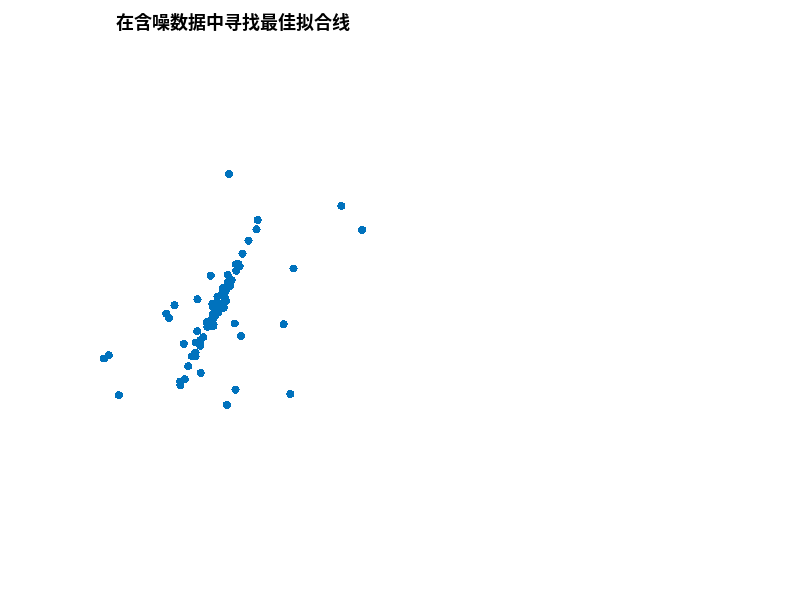

Write MATLAB code to recreate this figure. (Note: this script raises an error after producing the figure.)
% 设置随机种子以保证结果可复现
rng(0);

% 生成一些正态分布的内群点数据
x_inliers = 3 * randn(1, 60);
y_inliers = 2 * x_inliers + randn(1, 60);

% 生成一些离群点数据
x_outliers = 10 * randn(1, 20);
y_outliers = 10 * randn(1, 20);

% 合并数据
x_data = [x_inliers, x_outliers];
y_data = [y_inliers, y_outliers];

% 图像左侧 - 原始数据
figure;
subplot(1, 2, 1);
scatter(x_data, y_data, 'filled');
title('在含噪数据中寻找最佳拟合线', 'fontSize', 13);
xlabel('X', 'fontSize', 13);
ylabel('Y', 'fontSize', 13);
axis off
axis equal;

% 使用 RANSAC 算法来拟合线性模型
data = [x_data', y_data'];
[~, inlierIdx] = ransacfitline(data', 1, 0.5, 1000);

% 获取内群点和离群点
x_inliers = data(inlierIdx, 1);
y_inliers = data(inlierIdx, 2);
x_outliers = data(~inlierIdx, 1);
y_outliers = data(~inlierIdx, 2);

% 使用内群点拟合 RANSAC 线性模型
p_ransac = polyfit(x_inliers, y_inliers, 1);
x_fit = linspace(min(x_data), max(x_data), 100);
y_fit_ransac = polyval(p_ransac, x_fit);

% 使用最小二乘法拟合线性模型
p_ls = polyfit(x_data, y_data, 1);
y_fit_ls = polyval(p_ls, x_fit);

% 图像右侧 - RANSAC 和最小二乘法拟合结果
subplot(1, 2, 2);
hold on;
scatter(x_outliers, y_outliers, 'filled', 'r');
scatter(x_inliers, y_inliers, 'filled', 'b');
plot(x_fit, y_fit_ransac, 'b', 'LineWidth', 2);
plot(x_fit, y_fit_ls, 'g--', 'LineWidth', 2);
title('RANSAC和LS拟合结果', 'fontSize', 13);
xlabel('X', 'fontSize', 13);
ylabel('Y', 'fontSize', 13);
legend({'离群点', '内群点', 'RANSAC拟合线', 'LS拟合线'}, 'Location', 'northwest', 'box', 'off', 'fontSize', 12);
axis equal;
axis off
hold off;

% RANSAC 拟合线性模型函数
function [M, inlierIdx] = ransacfitline(x, t, d, k)
    % RANSAC algorithm for line fitting.
    % x - points
    % t - distance threshold
    % d - number of points required to assert model validity
    % k - max iterations

    n = size(x, 2);
    bestM = [];
    bestInlierIdx = [];
    bestInliers = 0;
    iter = 0;

    while iter < k
        % Randomly select 2 points to fit line
        indices = randperm(n, 2);
        sample = x(:, indices);

        % Fit line
        v = sample(:, 2) - sample(:, 1);
        v = v / norm(v);
        normal = [-v(2), v(1)];

        dists = abs(normal * (x - sample(:, 1)));
        inlierIdx = dists < t;

        % Check if we have the best model so far
        numInliers = sum(inlierIdx);
        if numInliers > bestInliers && numInliers >= d
            bestM = [sample(:, 1), sample(:, 1) + v];
            bestInliers = numInliers;
            bestInlierIdx = inlierIdx;
        end

        iter = iter + 1;
    end

    M = bestM;
    inlierIdx = bestInlierIdx;
end



% % rng(2)
% close all
% num_points = 300; % Number of random points
% xc = 3; % Center x-coordinate
% yc = 5; % Center y-coordinate
% width = 2; % Rectangle width
% height = 2; % Rectangle height
% theta = pi / 6; % Rotation angle (30 degrees)
% 
% X = generate_random_points_in_rotated_rectangle(num_points, xc, yc, width, height, theta);
% 
% % 数据中心化
% X_centered = X - mean(X);
% 
% % 计算协方差矩阵
% C = cov(X_centered);
% 
% % 计算特征值和特征向量
% [V, D] = eig(C);
% 
% % 按特征值降序排序
% [~, order] = sort(diag(D), 'descend');
% V = V(:, order);
% 
% % 投影到主成分上
% X_pca = X_centered * V;
% 
% % 计算投影范围
% range_pc1 = [min(X_pca(:, 1)), max(X_pca(:, 1))];
% range_pc2 = [min(X_pca(:, 2)), max(X_pca(:, 2))];
% 
% % 主成分方向
% pc1_dir = V(:, 1);
% pc2_dir = V(:, 2);
% 
% % 调整主成分线段的长度
% pc1_line = [[xc yc]; [xc yc] + pc1_dir' * range_pc1(2)];
% pc2_line = [[xc yc]; [xc yc] + pc2_dir' * range_pc2(2)];
% 
% % 创建图形窗口
% figure;
% 
% % 绘制变换前的数据和主成分方向
% subplot(1, 2, 1);
% hold on;
% meanX = mean(X_transformed);
% pc1 = V(:, 1)' * sqrt(D(1, 1));
% pc2 = V(:, 2)' * sqrt(D(2, 2));
% scatter(X(:, 1), X(:, 2), 'filled', 'b', 'DisplayName', '数据点');
% h1 = plot(pc1_line(:, 1), pc1_line(:, 2), 'r-', 'LineWidth', 2);
% h2 = plot(pc2_line(:, 1), pc2_line(:, 2), 'g-', 'LineWidth', 2);
% legend([h1 h2], {'主成分 1', '主成分 2'}, 'box', 'off', 'fontSize', 12); % 显示图例
% title('原始数据', 'FontSize', 13);
% xlabel('X', 'FontSize', 13);
% ylabel('Y', 'FontSize', 13);
% axis equal;
% grid on;
% 
% % 绘制变换后的数据
% subplot(1, 2, 2);
% scatter(X_pca(:, 1), X_pca(:, 2), 'filled', 'b');
% title('PCA变换后的数据', 'FontSize', 13);
% xlabel('主成分 1', 'FontSize', 13);
% ylabel('主成分 2', 'FontSize', 13);
% axis equal;
% grid on;
% 
% exportgraphics(gcf, "figure/f18.png", 'Resolution', 600, 'BackgroundColor', 'w');
% 
% function points = generate_random_points_in_rotated_rectangle(num_points, xc, yc, width, height, theta)
%     % Generate points in a rotated rectangle
% 
%     % Define half-width and half-height for convenience
%     half_width = width / 2;
%     half_height = height / 2;
% 
%     % Generate random points within the [-0.5, 0.5] range
%     random_points = (rand(num_points, 2) - 0.5) .* [width, height];
% 
%     % Create rotation matrix
%     rotation_matrix = [cos(theta), -sin(theta); sin(theta), cos(theta)];
% 
%     % Rotate points around the origin (0, 0)
%     rotated_points = (rotation_matrix * random_points')';
% 
%     % Translate points to the center (xc, yc)
%     translated_points = rotated_points + [xc, yc];
% 
%     % Output the generated points
%     points = translated_points;
% 
%     % Define rectangle corners before rotation
%     % corners = [-half_width, -half_height; 
%     %            half_width, -half_height; 
%     %            half_width,  half_height; 
%     %            -half_width, half_height];
% 
%     % Rotate corners around the origin
%     % rotated_corners = (rotation_matrix * corners')';
% 
%     % Translate corners to the center (xc, yc)
%     % translated_corners = rotated_corners + [xc, yc];
% 
%     % Plotting
%     % figure;
%     % hold on;
%     % Plot the random points
%     % plot(translated_points(:, 1), translated_points(:, 2), 'bo');
% 
%     % Plot the rectangle
%     % fill(translated_corners([1:4, 1], 1), translated_corners([1:4, 1], 2), 'r', 'FaceAlpha', 0.2, 'EdgeColor', 'k');
% 
%     % axis equal;
%     % title('Random Points in Rotated Rectangle');
%     % xlabel('X');
%     % ylabel('Y');
%     % hold off;
% end


% % 清空环境
% clc; clear; close all;
% 
% % 生成随机点
% N = 100;
% points = rand(N, 2);
% 
% % 计算凸包
% k = convhull(points(:, 1), points(:, 2));
% 
% % 提取凸包顶点
% hull_points = points(k, :);
% 
% % 初始化最小面积和矩形
% min_area = inf;
% min_rect = [];
% 
% % 计算凸包边数
% num_edges = length(k);
% 
% % 旋转卡壳
% for i = 1:num_edges - 1
%     % 当前边
%     edge = hull_points(i + 1, :) - hull_points(i, :);
% 
%     % 单位向量
%     unit_edge = edge / norm(edge);
% 
%     % 垂直向量
%     perp_edge = [-unit_edge(2), unit_edge(1)];
% 
%     % 旋转矩阵
%     R = [unit_edge; perp_edge];
% 
%     % 投影到旋转坐标系
%     proj = hull_points * R';
% 
%     % 计算最小外接矩形
%     min_x = min(proj(:, 1));
%     max_x = max(proj(:, 1));
%     min_y = min(proj(:, 2));
%     max_y = max(proj(:, 2));
% 
%     % 矩形顶点在旋转坐标系中的坐标
%     rect = [min_x, min_y;
%             max_x, min_y;
%             max_x, max_y;
%             min_x, max_y];
% 
%     % 转换到原始坐标系
%     rect = rect * R;
% 
%     % 计算矩形面积
%     area = (max_x - min_x) * (max_y - min_y);
% 
%     % 更新最小面积矩形
%     if area < min_area
%         min_area = area;
%         min_rect = rect;
%     end
% end
% 
% % 绘制点
% fig = figure;
% scatter(points(:, 1), points(:, 2), 'filled', 'b');
% hold on;
% 
% % 绘制凸包
% plot(hull_points(:, 1), hull_points(:, 2), 'r-', 'LineWidth', 2);
% 
% % 绘制最小外接矩形
% plot([min_rect(:, 1); min_rect(1, 1)], [min_rect(:, 2); min_rect(1, 2)], 'g-', 'LineWidth', 2);
% 
% % 设置图形属性
% axis equal;
% axis off
% xlabel('X');
% ylabel('Y');
% legend('点集', '凸包', '最小外接矩形', 'box', 'off', 'fontSize', 12);
% hold off;
% exportgraphics(gcf, "figure/f19.png", 'Resolution', 600);